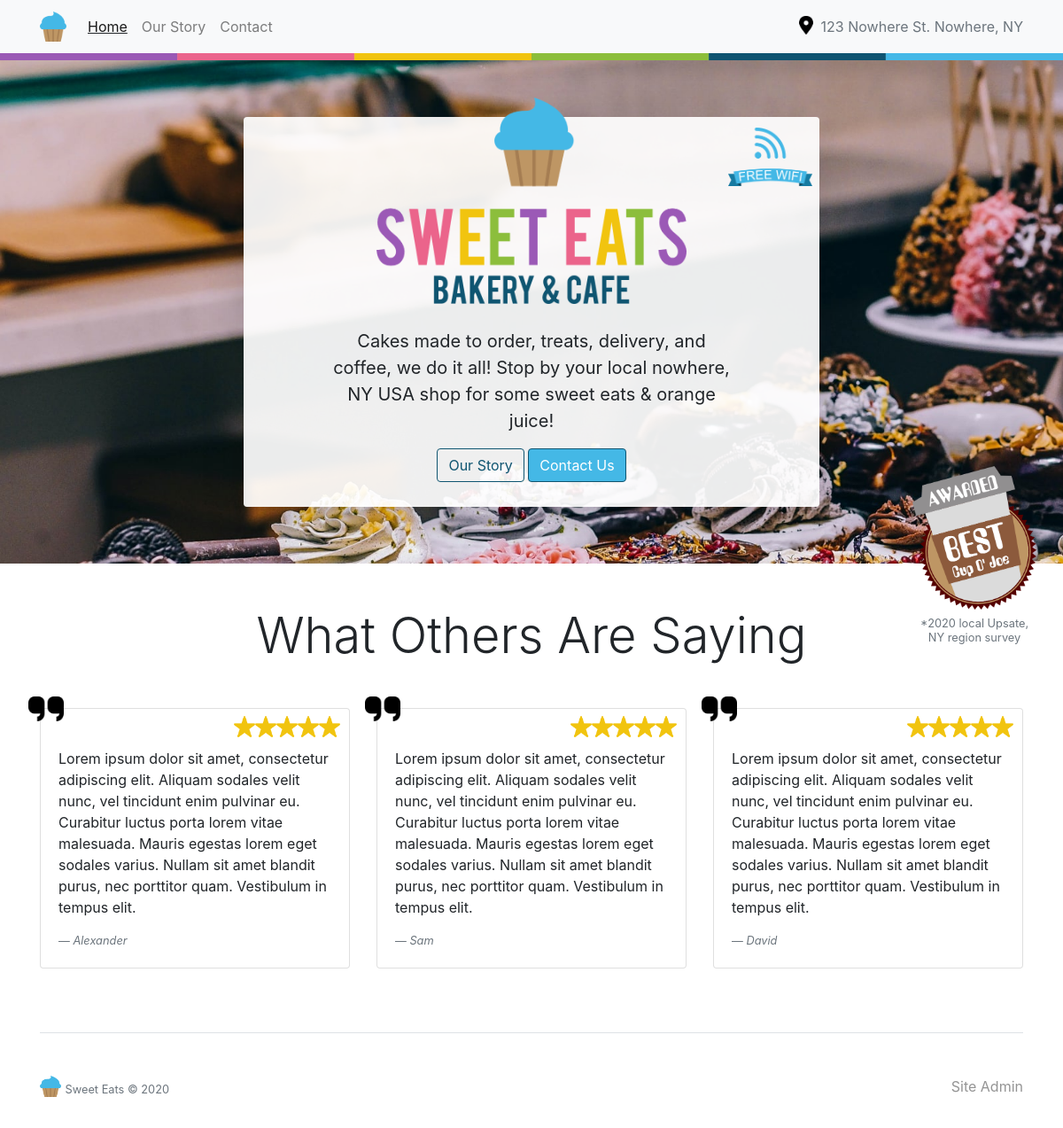
The page / on the database its author committed.
### tables this page shows
CREATE TABLE "Content" (
	"content_id"	INTEGER NOT NULL,
	"context"	TEXT,
	"text"	TEXT,
	"enabled"	INTEGER NOT NULL DEFAULT 1,
	"content_day"	INTEGER,
	PRIMARY KEY("content_id" AUTOINCREMENT)
);

CREATE TABLE "Testimonials" (
	"t_id"	INTEGER NOT NULL,
	"name"	TEXT NOT NULL,
	"review"	TEXT NOT NULL,
	"stars"	INTEGER NOT NULL,
	PRIMARY KEY("t_id" AUTOINCREMENT)
);

### admin/inc/functions.php (called while the page is built, shortened)
<?php
function getContent() {
   global $db;
   try {
        $output = $db->query('SELECT * FROM Testimonials ORDER BY t_id DESC');
    } catch (\Exception $e) {
        throw $e;
    }
    return $output;
}
function getBannerTxt() {
    global $db;
    try{
        $query = 'SELECT text FROM Content WHERE content_id = 1';
        $stmt = $db->prepare($query);
        $stmt->execute();
        $output = $stmt->fetch(PDO::FETCH_ASSOC);
    } catch (\Exception $e){
        throw $e;
    }
    return $output['text'];
}
function getLocationTxt() {
    global $db;
    try{
        $query = 'SELECT text FROM Content WHERE content_id = 3';
        $stmt = $db->prepare($query);
        $stmt->execute();
        $output = $stmt->fetch(PDO::FETCH_ASSOC);
    } catch (\Exception $e){
        throw $e;
    }
    return $output['text'];
}

### admin/inc/admin-config.php (called while the page is built, shortened)
<?php
$company = "Sweet Eats";
?>

### index.php (the view, shortened to what this page needs)
<?php
$page = 'Home';
require 'inc/header.php';
?>
<div class="jumbotron sweetBack mb-0">
    <div class="container">
        <div class="row">
            <div class="col">
                <div class="jumboCtn mt-2 shadow-lg">
                    <img class="wifi" src="img/wifi-min.png">
                    <div class="sweetLogoCtn mt-2">
                        <img class="sweetLogo" src="img/sweet_logo-min.png">
                    </div>
                    <p style="max-width: 450px;" class="mt-0 lead font-weight-normal text-center centerPara"><?php echo getBannerTxt(); ?></p>
                    <div class="text-center mt-3 mb-2">
                        <a class="btnStory btn btn-outline-secondary" href="/story.php">Our Story</a>
                        <a class="btnVisit btn btn-secondary" href="/contact.php">Contact Us</a>
                    </div>
            </div>
            </div>
        </div>
    </div>
</div>
<div class="container mb-5">
        <div class="row mb-5">
            <div class="col-md-12">
                <div class="joe">
                <img class="joeImg" src="img/best_coffee-min.png">
                <span class="joeTxt text-small text-muted"><small>*<?php echo date('Y'); ?> local Upsate, NY region survey</small></span>
                </div>
                <h1 class="text-center mt-5 mb-4 display-4">What Others Are Saying</h1>
            </div>
                <?php
                 $testimonials = getContent();
                  foreach($testimonials as $testimonial) {
                      $stars = $testimonial['stars'];
                      echo ' <div class="col-md-4 mt-4 mb-4">
                <div class="card">
                  <div class="card-body"><div class="starCtn">';
                      for ($x = 1; $x <= $stars; $x++) {
                          echo '<img class="star" src="img/star-min.png">';
                      }
                      echo '</div><img class="quote" src="img/quote-min.png">
                    <p class="card-text">' . $testimonial['review'] . '</p>';
                      echo '<footer class="blockquote-footer"><cite title="Source Title">' . $testimonial['name'] . '</cite></footer>
                  </div>
                </div>
    </div>       ';
                  }
                ?>
        </div>
<?php
require 'inc/footer.php';
?>

### inc/header.php (shortened to what this page needs)
<?php
require 'admin/inc/admin-config.php';
require 'admin/inc/database.php';
require 'admin/inc/functions.php';
?>
<!doctype html>
<html lang="en">
  <head>
    <link rel="stylesheet" href="/css/bootstrap.min.css">
    <link rel="stylesheet" href="/css/style.css">
  </head>
  <body>
<nav class="sweetNav navbar  navbar-expand-lg navbar-light bg-light sticky-top">
   <div class="container">
    <a class="navbar-brand" href="/index.php"><img class="sLogoNoTxt" src="img/sweet_logo_notxt-min.png"></a>
  <div class="collapse navbar-collapse" id="navbarsExample08">
    <ul class="navbar-nav">
      <li class="nav-item <?php if ($page == 'Home'){echo 'active';} ?>">
        <a class="nav-link" href="/">Home <?php if ($page == 'home'){echo '<span class="sr-only">(current)</span>';} ?></a>
      </li>
      <li class="nav-item <?php if ($page == 'Story'){echo 'active';} ?>">
        <a class="nav-link" href="/story.php">Our Story <?php if ($page == 'story'){echo '<span class="sr-only">(current)</span>';} ?></a>
      </li>
      <li class="nav-item <?php if ($page == 'Contact'){echo 'active';} ?>">
        <a class="nav-link" href="/contact.php">Contact <?php if ($page == 'contact'){echo '<span class="sr-only">(current)</span>';} ?></a>
      </li>
    </ul>
  </div>
  <div class="justify-content-end">
      <img class="locationImg" src="/img/location-min.png">
      <a class="text-muted p-0 m-0 point"><?php echo getLocationTxt(); ?></a>
  </div>
  </div>
</nav>
<div class="colorBorder sticky-top shadow"></div>

### inc/footer.php (shortened to what this page needs)
<footer class="mt-4 pt-md-5 border-top">
    <div class="row">
      <div class="col-md-6">
        <img class="mb-2 sLogoNoTxt"  src="/img/sweet_logo_notxt-min.png" alt="" width="24" height="24">
        <small class="mb-3 text-muted"><?php echo $company . ' '; ?>&copy; <?php echo date('Y'); ?></small>
      </div>
      <div class="col-md-6 text-right">
          <a class="adminTxt" href="admin/login.php">Site Admin</a>
      </div>
    </div>
  </footer>
</div>
  </body>
</html>

### css/style.css (style rules this page uses)
.jumboCtn { z-index: 30; }
.sweetLogoCtn { height: 210px; }
.sweetLogo { max-width: 350px; display: block; margin: 0 auto; position: relative; top: -55px; padding-top: 5px; z-index: 12; }
.adminTxt { color: #949494; }
.star { max-width: 24px; }
.starCtn { text-align: right; position: relative; top: -12px; left: 10px; }
.point { cursor: pointer; }
.locationImg { max-width: 20px; position: relative; top: -3px; padding-right: 4px; }
.active { text-decoration: underline; }
.colorBorder { background-image: url('/img/colorback-min.jpg'); background-size: cover; width: 100%; height: 9px; display: block; position: fixed; top: 59px; z-index: 500; }
.quote { position: absolute; max-width: 40px; top: -14px; left: -14px; }
.sLogoNoTxt { max-width: 30px; }
.sweetNav { background-color: #FFF; border: none; }
.centerPara { display: block; margin: 0 auto; }
.btnStory { color: #0F5571; border-color: #0F5571; }
.btnVisit { background-color: #44B8E6; border-color: #0F5571; }
.sweetBack { background-image: url("/img/sweets_back-min.jpg"); background-repeat: no-repeat; background-attachment: fixed; background-position: 0% 90%; background-size: cover; border-radius: 0; }
.jumboCtn { background-color: rgba(255, 255, 255, 0.92); padding: 20px; border-radius: 4px; max-width: 650px; display: block; margin: 0 auto; }
.joe { position: absolute; right: 0px; top: -110px; }
.joeImg { max-width: 140px; }
.joeTxt { display: block; text-align: center; max-width: 140px; line-height: 16px; margin-top: 8px; }
.jumboCtn { position: relative; }
.wifi { max-width: 95px; position: absolute; top: 12px; right: 8px; }

### rows shown on the page
content: text "123 Nowhere St. Nowhere, NY"
content: text "Cakes made to order, treats, delivery, and coffee, we do it all! Stop by your local nowhere, NY USA shop for some sweet eats & orange juice!"
testimonials: stars 5 (drawn), review "Lorem ipsum dolor sit amet, consectetur adipiscing elit. Aliquam sodales velit nunc, vel tincidunt enim pulvinar eu. Curabitur luctus porta lorem vitae malesuada. Mauris egestas lorem eget sodales varius. Nullam sit amet blandit purus, nec porttitor quam. Vestibulum in tempus elit.", name "Alexander"
testimonials: stars 5 (drawn), review "Lorem ipsum dolor sit amet, consectetur adipiscing elit. Aliquam sodales velit nunc, vel tincidunt enim pulvinar eu. Curabitur luctus porta lorem vitae malesuada. Mauris egestas lorem eget sodales varius. Nullam sit amet blandit purus, nec porttitor quam. Vestibulum in tempus elit.", name "Sam"
testimonials: stars 5 (drawn), review "Lorem ipsum dolor sit amet, consectetur adipiscing elit. Aliquam sodales velit nunc, vel tincidunt enim pulvinar eu. Curabitur luctus porta lorem vitae malesuada. Mauris egestas lorem eget sodales varius. Nullam sit amet blandit purus, nec porttitor quam. Vestibulum in tempus elit.", name "David"

### other values the page prints
$company "Sweet Eats"
